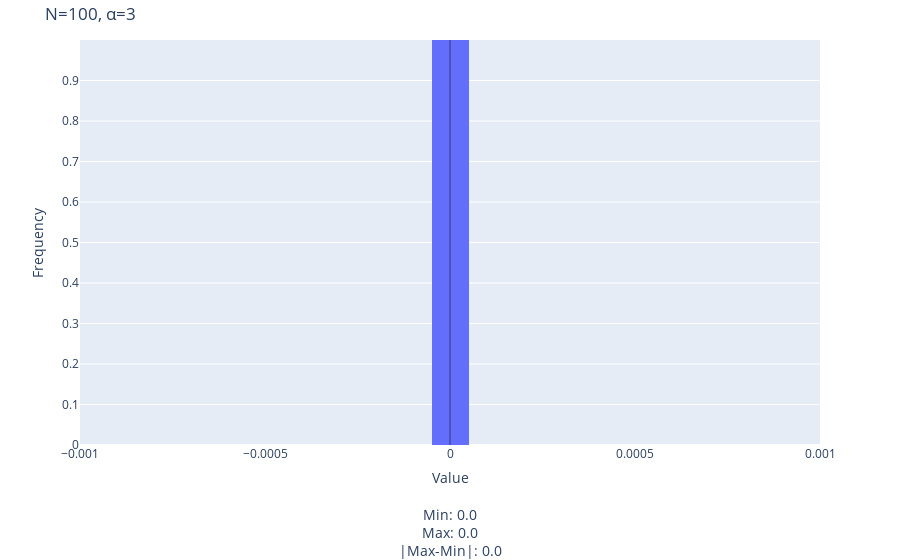

Notebook code for this chart:
### Code cell
figs[3]

### Figure 1 — Plotly figure (JSON) as saved in the notebook; plotly's stock layout.template omitted (floating-point values rounded to 4 significant figures)
{"data": [{"histnorm": "probability", "type": "histogram", "x": [0, 0, 0, 0, 0, 0, 0, 0, 0, 0, 0, 0, 0, 0, 0, 0, 0, 0, 0, 0, 0, 0, 0, 0, 0, 0, 0, 0, 0, 0, 0, 0, 0, 0, 0, 0, 0, 0, 0, 0, 0, 0, 0, 0, 0, 0, 0, 0, 0, 0, 0, 0, 0, 0, 0, 0, 0, 0, 0, 0, 0, 0, 0, 0, 0, 0, 0, 0, 0, 0, 0, 0, 0, 0, 0, 0, 0, 0, 0, 0, 0, 0, 0, 0, 0, 0, 0, 0, 0, 0, 0, 0, 0, 0, 0, 0, 0, 0, 0, 0], "xbins": {"size": 0.0001}}], "layout": {"margin": {"b": 0, "t": 40}, "shapes": [{"line": {"color": "black", "width": 1}, "opacity": 0.5, "type": "line", "x0": 0, "x1": 0, "xref": "x", "y0": 0, "y1": 1, "yref": "paper"}], "title": {"text": "N=100, α=3"}, "xaxis": {"autorange": false, "range": [-0.001, 0.001], "title": {"text": "Value<br><br>Min: 0.0<br>Max: 0.0<br>|Max-Min|: 0.0"}}, "yaxis": {"range": [0, 1], "tickvals": [0, 0.1, 0.2, 0.3, 0.4, 0.5, 0.6, 0.7, 0.8, 0.9], "title": {"text": "Frequency"}}}}
